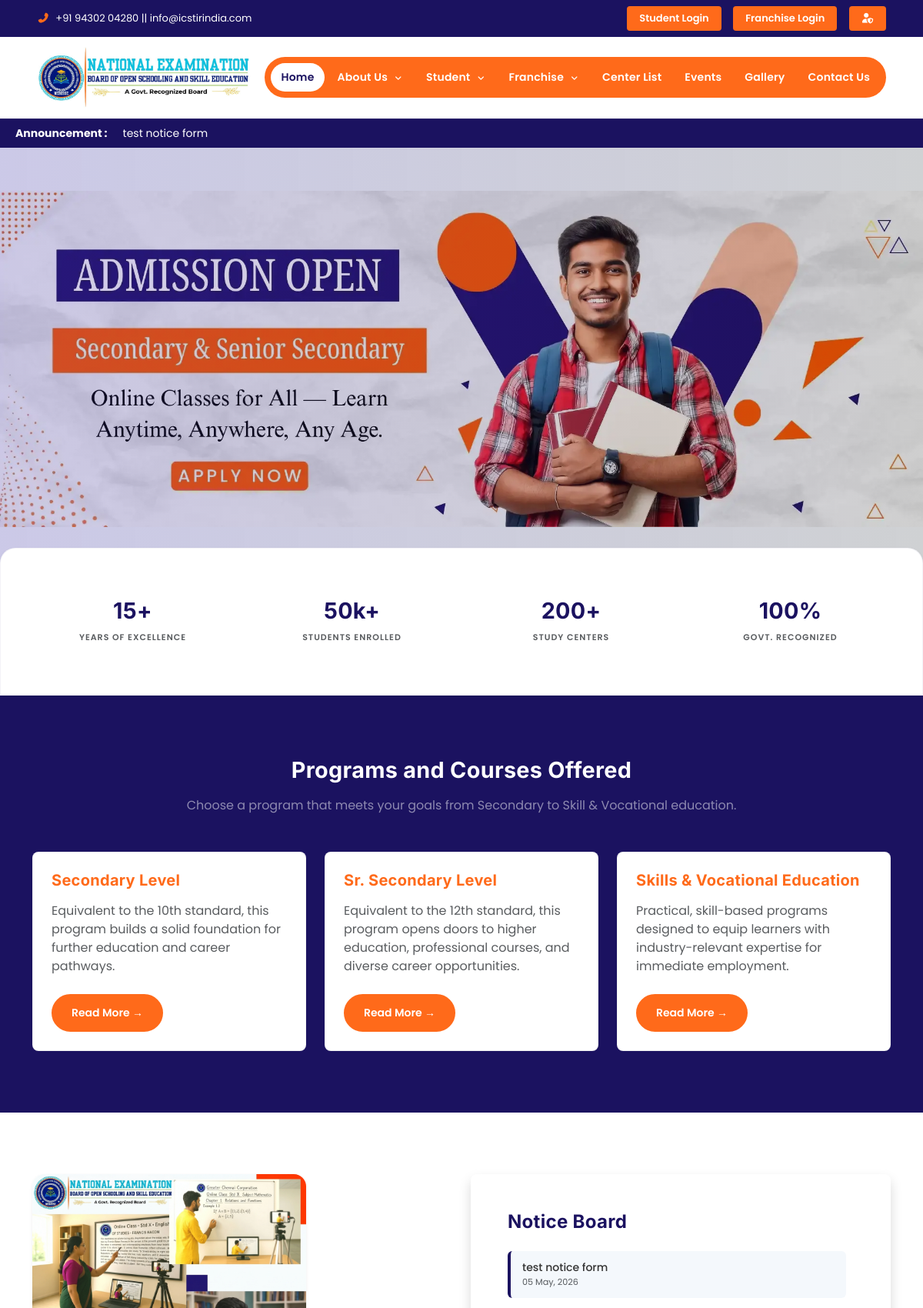
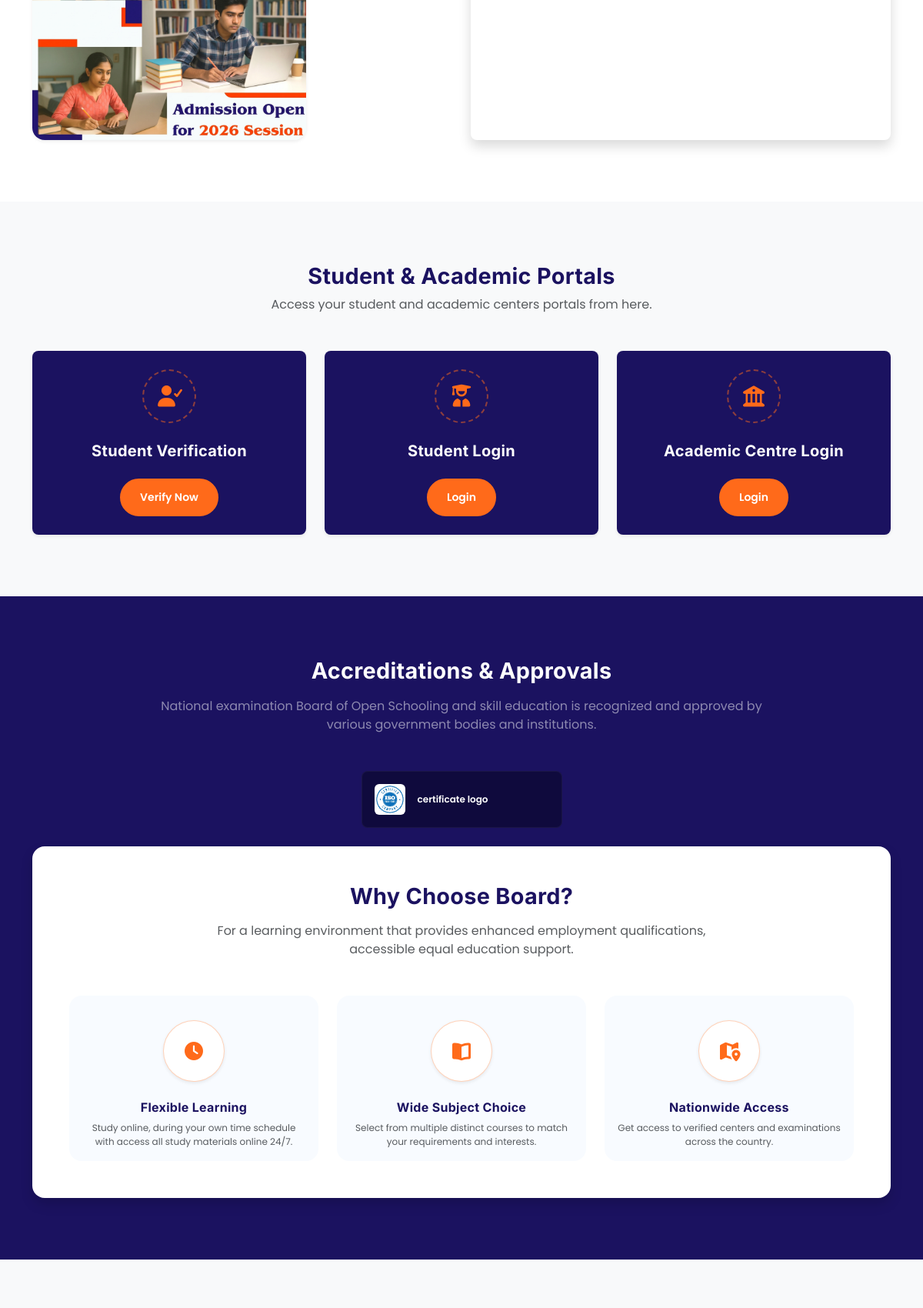
The page / (upper part) on the database its author committed (2 pictures, top to bottom).
### tables this page shows
CREATE TABLE `frontend_menus` (
  `id` int(11) NOT NULL,
  `parent_id` int(11) DEFAULT 0,
  `title` varchar(100) NOT NULL,
  `link` varchar(255) DEFAULT NULL,
  `sort_order` int(11) DEFAULT 0,
  `status` tinyint(1) DEFAULT 1,
  `created_at` timestamp NOT NULL DEFAULT current_timestamp()
);

CREATE TABLE `frontend_banners` (
  `id` int(11) NOT NULL,
  `title` varchar(255) DEFAULT NULL,
  `subtitle` varchar(255) DEFAULT NULL,
  `image` varchar(255) NOT NULL,
  `laptop_image` varchar(255) DEFAULT NULL,
  `mobile_image` varchar(255) DEFAULT NULL,
  `tablet_image` varchar(255) DEFAULT NULL,
  `link` varchar(255) DEFAULT NULL,
  `status` tinyint(1) DEFAULT 1,
  `created_at` timestamp NOT NULL DEFAULT current_timestamp()
);

CREATE TABLE `frontend_sections` (
  `id` int(11) NOT NULL,
  `section_key` varchar(50) NOT NULL,
  `title` varchar(255) DEFAULT NULL,
  `content` text DEFAULT NULL,
  `image` varchar(255) DEFAULT NULL,
  `page_slug` varchar(50) DEFAULT NULL,
  `status` tinyint(1) DEFAULT 1,
  `updated_at` timestamp NOT NULL DEFAULT current_timestamp() ON UPDATE current_timestamp()
);

CREATE TABLE `frontend_notices` (
  `id` int(11) NOT NULL,
  `title` varchar(255) NOT NULL,
  `content` text DEFAULT NULL,
  `file_path` varchar(255) DEFAULT NULL,
  `notice_date` date NOT NULL,
  `status` tinyint(1) DEFAULT 1,
  `created_at` timestamp NOT NULL DEFAULT current_timestamp()
);

CREATE TABLE `frontend_affiliations` (
  `id` int(11) NOT NULL,
  `name` varchar(255) DEFAULT NULL,
  `logo` varchar(255) NOT NULL,
  `link` varchar(255) DEFAULT NULL,
  `status` tinyint(1) DEFAULT 1,
  `created_at` timestamp NOT NULL DEFAULT current_timestamp()
);

### index.php (the view, shortened to what the rows shown need)
<!DOCTYPE html>
<html lang="en">
<head>
    <?php include("common/meta.php"); ?>
</head>
<body>
    <?php include("common/header.php"); ?>
<?php
$bannerStmt = $pdo->query("SELECT * FROM frontend_banners WHERE status = 1 ORDER BY created_at DESC");
$dynamicBanners = $bannerStmt->fetchAll(PDO::FETCH_ASSOC);
?>
    <section class="hero-section">
        <div class="owl-carousel hero-slider owl-theme">
            <?php if(empty($dynamicBanners)): ?>
                <div class="item" style="background-image: url('<?php echo BASE_URL; ?>media/sliders/slider-1.webp');"></div>
            <?php else: foreach($dynamicBanners as $db): ?>
                <div class="item">
                    <picture>
                        <img src="<?php echo BASE_URL; ?>media/frontend/<?php echo $db['image']; ?>" class="w-100" alt="<?php echo htmlspecialchars($db['title']); ?>">
                    </picture>
                </div>
            <?php endforeach; endif; ?>
        </div>
    </section>
    <div class="stats-bar py-5 bg-white shadow-sm" style="position: relative; z-index: 5; margin-top: -30px; border-radius: 20px 20px 0 0; border: 1px solid rgba(27, 18, 96, 0.05);">
        <div class="container">
            <div class="row text-center gy-4">
                <?php for($i=1; $i<=4; $i++):
                    $s_title = getSec($pdo, "STATS_$i", 'title');
                    $s_content = getSec($pdo, "STATS_$i", 'content');
                ?>
                <div class="col-lg-3 col-6">
                    <div class="p-3">
                        <h2 class="fw-bold text-primary-theme mb-1"><?php echo htmlspecialchars($s_title); ?></h2>
                        <span class="text-muted small fw-semibold text-uppercase" style="letter-spacing: 1px; font-size: 11px;"><?php echo htmlspecialchars($s_content); ?></span>
                    </div>
                </div>
                <?php endfor; ?>
            </div>
        </div>
    </div>
    <section class="section-padding bg-primary-theme programs-section text-center">
        <div class="container">
            <h2 class="fw-bold text-white mb-3"><?php echo getSec($pdo, 'PROGRAMS_HEADING', 'title') ?: 'Programs and Courses Offered'; ?></h2>
            <p class="text-white-50 mb-5 text-sm"><?php echo getSec($pdo, 'PROGRAMS_HEADING', 'content') ?: 'Choose a program that meets your goals from Secondary to Skill & Vocational education.'; ?></p>
            <div class="row justify-content-center gy-4">
                <div class="col-lg-4 col-md-6">
                    <div class="card program-card border-0 h-100 p-4 text-start rounded-4">
                        <h5 class="fw-bold text-secondary-theme mb-3"><?php echo getSec($pdo, 'PROG_SECONDARY', 'title') ?: 'Secondary Level'; ?></h5>
                        <p class="text-muted text-sm mb-4"><?php echo getSec($pdo, 'PROG_SECONDARY', 'content') ?: 'Equivalent to the 10th standard, this program builds a solid foundation for further education and career pathways.'; ?></p>
                        <div class="mt-auto">
                            <a href="<?php echo BASE_URL; ?>secondary" class="btn btn-secondary-theme btn-sm rounded-pill px-4">Read More &rarr;</a>
                        </div>
                    </div>
                </div>
                <div class="col-lg-4 col-md-6">
                    <div class="card program-card border-0 h-100 p-4 text-start rounded-4">
                        <h5 class="fw-bold text-secondary-theme mb-3"><?php echo getSec($pdo, 'PROG_SR_SECONDARY', 'title') ?: 'Sr. Secondary Level'; ?></h5>
                        <p class="text-muted text-sm mb-4"><?php echo getSec($pdo, 'PROG_SR_SECONDARY', 'content') ?: 'Equivalent to the 12th standard, this program opens doors to higher education and professional courses.'; ?></p>
                        <div class="mt-auto">
                            <a href="<?php echo BASE_URL; ?>sr-secondary" class="btn btn-secondary-theme btn-sm rounded-pill px-4">Read More &rarr;</a>
                        </div>
                    </div>
                </div>
                <div class="col-lg-4 col-md-6">
                    <div class="card program-card border-0 h-100 p-4 text-start rounded-4">
                        <h5 class="fw-bold text-secondary-theme mb-3"><?php echo getSec($pdo, 'PROG_VOCATIONAL', 'title') ?: 'Skills & Vocational Education'; ?></h5>
                        <p class="text-muted text-sm mb-4"><?php echo getSec($pdo, 'PROG_VOCATIONAL', 'content') ?: 'Practical, skill-based programs designed to equip learners with industry-relevant expertise.'; ?></p>
                        <div class="mt-auto">
                            <a href="<?php echo BASE_URL; ?>certification" class="btn btn-secondary-theme btn-sm rounded-pill px-4">Read More &rarr;</a>
                        </div>
                    </div>
                </div>
            </div>
        </div>
    </section>
    <section class="section-padding bg-white">
        <div class="container">
            <div class="row gy-5 align-items-stretch justify-content-between">
                <div class="col-lg-4">
                    <div class="h-100 d-flex align-items-center justify-content-center">
                        <?php
                        $noticeImg = getSec($pdo, 'NOTICE_BOARD_IMAGE', 'image');
                        $noticeImgSrc = $noticeImg ? BASE_URL . 'media/frontend/' . $noticeImg : BASE_URL . 'media/banners/admission-image.webp';
                        ?>
                        <img src="<?php echo $noticeImgSrc; ?>"
                            class="img-fluid rounded-4 shadow-sm w-100 h-100 object-fit-cover" alt="Admissions Open">
                    </div>
                </div>
                <div class="col-lg-6 ">
                    <div class="card border-0 shadow rounded-4 h-100 notice-board-card">
                        <div class="card-body p-4 p-md-5">
                            <div class="notice-list">
                                <?php
                                $noticeStmt = $pdo->query("SELECT * FROM frontend_notices WHERE status = 1 ORDER BY notice_date DESC LIMIT 6");
                                $dynamicNotices = $noticeStmt->fetchAll(PDO::FETCH_ASSOC);
                                if(empty($dynamicNotices)):
                                ?>
                                    <div class="notice-item-new"><a href="#">No active notices at the moment.</a></div>
                                <?php else: foreach($dynamicNotices as $dn): ?>
                                    <div class="notice-item-new">
                                        <a href="<?php echo $dn['file_path'] ? BASE_URL . 'media/frontend/' . $dn['file_path'] : '#'; ?>" target="_blank">
                                            <?php echo htmlspecialchars($dn['title']); ?>
                                        </a>
                                        <div class="small text-muted" style="font-size: 0.7rem;"><?php echo date('d M, Y', strtotime($dn['notice_date'])); ?></div>
                                    </div>
                                <?php endforeach; endif; ?>
                            </div>
                        </div>
                    </div>
                </div>
            </div>
        </div>
    </section>
    <section class="section-padding bg-light text-center">
        <div class="container">
            <h2 class="fw-bold text-primary-theme mb-2">Student & Academic Portals</h2>
        </div>
    </section>
    <section class="section-padding bg-primary-theme text-center pb-10">
        <div class="container">
            <h2 class="fw-bold text-white mb-3"><?php echo getSec($pdo, 'ACCREDITATION_INTRO', 'title') ?: 'Accreditations & <span class="text-secondary-theme">Approvals</span>'; ?></h2>
            <p class="text-white-50 mx-auto mb-5" style="max-width: 800px;"><?php echo getSec($pdo, 'ACCREDITATION_INTRO', 'content') ?: 'National examination Board of Open Schooling and skill education is recognized and approved by various government bodies and institutions.'; ?></p>
            <div class="row row-cols-1 row-cols-md-2 row-cols-lg-4 g-4 justify-content-center pb-5">
                <?php
                $affStmt = $pdo->query("SELECT * FROM frontend_affiliations WHERE status = 1 ORDER BY created_at ASC");
                $dynamicAffs = $affStmt->fetchAll(PDO::FETCH_ASSOC);
                foreach($dynamicAffs as $da):
                ?>
                <div class="col">
                    <div class="card bg-primary-dark border-0 p-3 h-100 d-flex flex-row align-items-center text-start rounded-3 approval-card">
                        <img src="<?php echo BASE_URL; ?>media/frontend/<?php echo $da['logo']; ?>" class="rounded me-3 flex-shrink-0" alt="<?php echo htmlspecialchars($da['name']); ?>" style="width: 40px; height: 40px; object-fit: contain;">
                        <span class="text-white small fw-semibold lh-sm text-xs"><?php echo htmlspecialchars($da['name']); ?></span>
                    </div>
                </div>
                <?php endforeach; ?>
            </div>
            <div class="row gy-4">
                <div class="container" style="position: relative; z-index: 10;">
                    <div class="bg-white p-4 p-md-5 rounded-4 shadow mx-auto">
                        <h2 class="fw-bold text-primary-theme mb-3"><?php echo getSec($pdo, 'WHY_CHOOSE_HEADING', 'title') ?: 'Why Choose Board?'; ?></h2>
                        <p class="text-muted mx-auto mb-5 text-sm" style="max-width: 700px;"><?php echo getSec($pdo, 'WHY_CHOOSE_HEADING', 'content') ?: 'For a learning environment that provides enhanced employment qualifications, accessible equal education support.'; ?></p>
                        <div class="row gy-4">
                            <?php
                            $features = ['WHY_CHOOSE_F1', 'WHY_CHOOSE_F2', 'WHY_CHOOSE_F3'];
                            $icons = ['fa-clock', 'fa-book-open', 'fa-map-marked-alt'];
                            foreach($features as $idx => $fkey):
                                $fstmt = $pdo->prepare("SELECT title, content FROM frontend_sections WHERE section_key = ? AND status = 1 LIMIT 1");
                                $fstmt->execute([$fkey]);
                                $f = $fstmt->fetch(PDO::FETCH_ASSOC);
                                $ftitle = $f['title'] ?? ($idx == 0 ? "Flexible Learning" : ($idx == 1 ? "Wide Subject Choice" : "Nationwide Access"));
                                $fcontent = $f['content'] ?? ($idx == 0 ? "Study online, during your own time schedule with access all study materials online 24/7." : ($idx == 1 ? "Select from multiple distinct courses to match your requirements and interests." : "Get access to verified centers and examinations across the country."));
                            ?>
                            <div class="col-md-4">
                                <div class="p-3 bg-light-blue rounded-4 h-100">
                                    <div class="icon-circle-outline mx-auto mb-4 bg-white mt-3 shadow-sm border border-orange-light text-secondary-theme">
                                        <i class="fas <?php echo $icons[$idx]; ?> fs-4"></i>
                                    </div>
                                    <h6 class="fw-bold text-primary-theme mb-2"><?php echo htmlspecialchars($ftitle); ?></h6>
                                    <p class="text-muted text-xs mb-0"><?php echo htmlspecialchars($fcontent); ?></p>
                                </div>
                            </div>
                            <?php endforeach; ?>
                        </div>
                    </div>
                </div>
            </div>
        </div>
    </section>
</body>
</html>

### common/header.php (shortened to what the rows shown need)
<nav class="navbar navbar-expand-lg navbar-light bg-white sticky-top">
    <div class="container-fluid px-lg-5">
        <div class="collapse navbar-collapse" id="navbarMain">
            <ul class="navbar-nav ms-auto mb-0 fw-semibold neb-nav-pill">
                <?php
                $menuStmt = $pdo->query("SELECT * FROM frontend_menus WHERE status = 1 ORDER BY sort_order ASC");
                $allMenus = $menuStmt->fetchAll(PDO::FETCH_ASSOC);
                $menuTree = [];
                foreach($allMenus as $m) {
                    $m_id = (int)$m['id'];
                    $p_id = (int)$m['parent_id'];
                    if($p_id == 0) $menuTree[$m_id] = ['info' => $m, 'children' => []];
                }
                foreach($allMenus as $m) {
                    $p_id = (int)$m['parent_id'];
                    if($p_id != 0 && isset($menuTree[$p_id])) $menuTree[$p_id]['children'][] = $m;
                }
                foreach($menuTree as $m_id => $m_item):
                    $m = $m_item['info'];
                    $children = $m_item['children'];
                    $hasChildren = !empty($children);
                    $current_slug = $_GET['slug'] ?? '';
                    if(empty($current_slug) && basename($_SERVER['PHP_SELF']) == 'index.php') {
                        $active = ($m['link'] == 'index.php' || $m['link'] == '' || $m['link'] == '/') ? 'active' : '';
                    } else {
                        $active = ($current_slug == $m['link']) ? 'active' : '';
                    }
                ?>
                    <li class="nav-item <?php echo $hasChildren ? 'dropdown' : ''; ?>">
                        <a class="nav-link <?php echo $active; ?> px-3 <?php echo $hasChildren ? 'dropdown-toggle' : ''; ?>"
                           href="<?php echo $hasChildren ? '#' : (str_contains($m['link'], 'http') ? $m['link'] : ($m['link'] == 'index.php' ? BASE_URL : BASE_URL . $m['link'])); ?>"
                           <?php echo $hasChildren ? 'id="drop-'.$m_id.'" role="button" data-bs-toggle="dropdown" aria-expanded="false"' : ''; ?>>
                            <?php echo htmlspecialchars($m['title']); ?>
                            <?php if($hasChildren): ?><i class="fas fa-angle-down ms-1" style="font-size:10px;"></i><?php endif; ?>
                        </a>
                    </li>
                <?php endforeach; ?>
            </ul>
        </div>
    </div>
</nav>

### rows shown on the page
frontend_menus: title "Home"
frontend_menus: title "About Us"
frontend_menus: title "Student"
frontend_menus: title "Franchise"
frontend_menus: title "Center List"
frontend_menus: title "Events"
frontend_menus: title "Gallery"
frontend_menus: title "Contact Us"
frontend_banners: image (picture)
frontend_sections: title "15+", content "YEARS OF EXCELLENCE"
frontend_sections: title "50k+", content "STUDENTS ENROLLED"
frontend_sections: title "200+", content "STUDY CENTERS"
frontend_sections: title "100%", content "GOVT. RECOGNIZED"
frontend_sections: title "Programs and Courses Offered", content "Choose a program that meets your goals from Secondary to Skill & Vocational education."
frontend_sections: title "Secondary Level", content "Equivalent to the 10th standard, this program builds a solid foundation for further education and career pathways."
frontend_sections: title "Sr. Secondary Level", content "Equivalent to the 12th standard, this program opens doors to higher education, professional courses, and diverse career opportunities."
frontend_sections: title "Skills & Vocational Education", content "Practical, skill-based programs designed to equip learners with industry-relevant expertise for immediate employment."
frontend_sections: image (picture)
frontend_notices: title "test notice form", notice_date "05 May, 2026"
frontend_sections: title "Accreditations & Approvals", content "National examination Board of Open Schooling and skill education is recognized and approved by various government bodies and institutions."
frontend_affiliations: logo (picture), name "certificate logo"
frontend_sections: title "Why Choose Board?", content "For a learning environment that provides enhanced employment qualifications, accessible equal education support."
frontend_sections: title "Flexible Learning", content "Study online, during your own time schedule with access all study materials online 24/7."
frontend_sections: title "Wide Subject Choice", content "Select from multiple distinct courses to match your requirements and interests."
frontend_sections: title "Nationwide Access", content "Get access to verified centers and examinations across the country."

### other values the page prints
getSetting('site_phone', '+91 00000 00000') "+91 94302 04280"
getSetting('site_email', 'info@example.com') "info@icstirindia.com"
